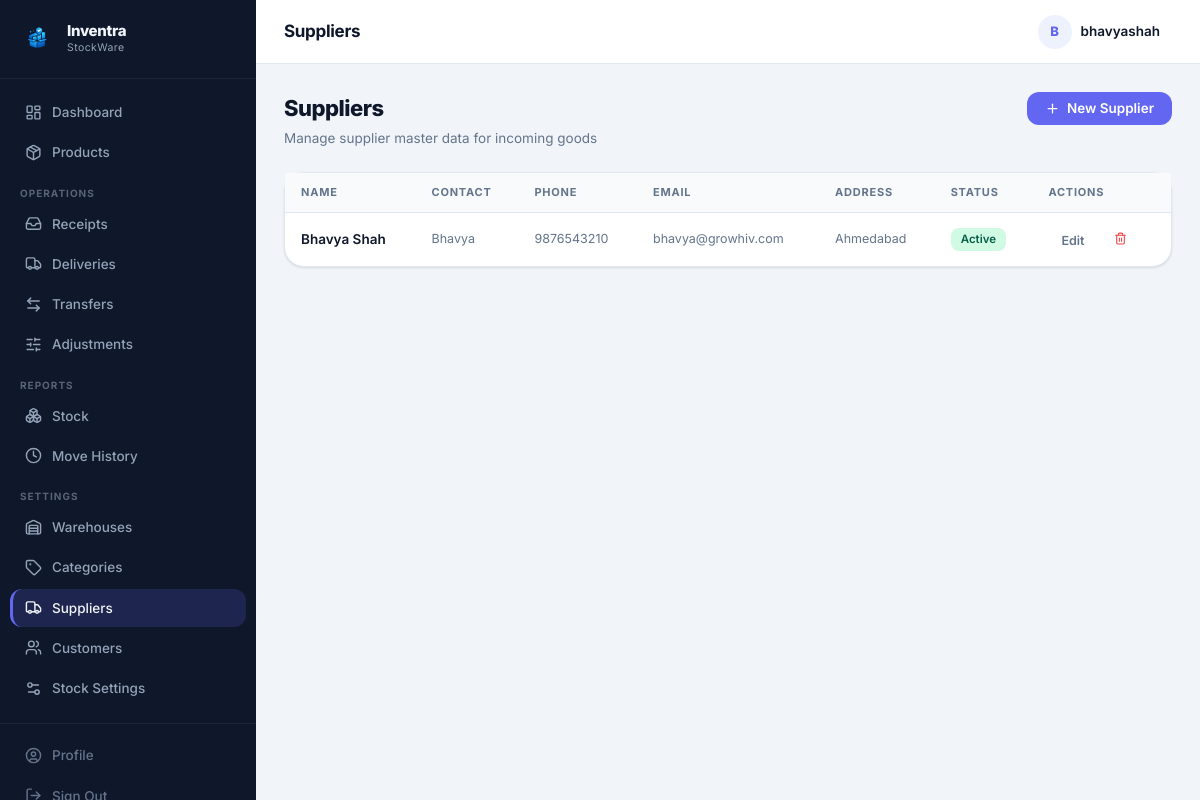
Page /suppliers.php (signed in) on the committed database.
### tables this page shows
CREATE TABLE suppliers (
            id             INTEGER PRIMARY KEY AUTOINCREMENT,
            name           TEXT NOT NULL,
            contact_person TEXT DEFAULT '',
            phone          TEXT DEFAULT '',
            email          TEXT DEFAULT '',
            address        TEXT DEFAULT '',
            active         INTEGER DEFAULT 1,
            created_at     DATETIME DEFAULT CURRENT_TIMESTAMP
        );

### includes/functions.php (called while the page is built, shortened)
<?php
function e(mixed $v): string
{
    return htmlspecialchars((string)$v, ENT_QUOTES | ENT_SUBSTITUTE, 'UTF-8');
}
function allSuppliers(bool $activeOnly = true): array
{
    $db = getDB();
    return $db->query("SELECT * FROM suppliers ORDER BY active DESC, name")->fetchAll();
}

### suppliers.php (the view, shortened to what this page needs)
<?php
require_once 'includes/functions.php';
$suppliers = allSuppliers(false);
include 'includes/header.php';
?>
<div class="page-header">
  <div class="page-header-text">
    <h1>Suppliers</h1>
    <p>Manage supplier master data for incoming goods</p>
  </div>
  <div class="page-header-actions">
    <button class="btn btn-primary" onclick="openModal('modal-create-supplier')">
      <i data-lucide="plus"></i> New Supplier
    </button>
  </div>
</div>
<div class="card">
  <div class="table-wrap">
    <table>
      <thead>
        <tr>
          <th>Name</th>
          <th>Contact</th>
          <th>Phone</th>
          <th>Email</th>
          <th>Address</th>
          <th>Status</th>
          <th>Actions</th>
        </tr>
      </thead>
      <tbody>
        <?php if (empty($suppliers)): ?>
        <tr><td colspan="7" class="text-secondary text-sm">No suppliers yet.</td></tr>
        <?php else: ?>
          <?php foreach ($suppliers as $s): ?>
          <tr>
            <td class="fw-600"><?= e($s['name']) ?></td>
            <td class="text-secondary text-sm"><?= e($s['contact_person'] ?: '—') ?></td>
            <td class="text-secondary text-sm"><?= e($s['phone'] ?: '—') ?></td>
            <td class="text-secondary text-sm"><?= e($s['email'] ?: '—') ?></td>
            <td class="text-secondary text-sm"><?= e($s['address'] ?: '—') ?></td>
            <td>
              <?= (int)$s['active'] === 1 ? '<span class="badge badge-green">Active</span>' : '<span class="badge badge-gray">Inactive</span>' ?>
            </td>
            <td>
              <button class="btn btn-ghost btn-sm" onclick="fillModal('modal-edit-supplier', {
                supplier_id: '<?= $s['id'] ?>',
                name: <?= json_encode($s['name']) ?>,
                contact_person: <?= json_encode($s['contact_person'] ?? '') ?>,
                phone: <?= json_encode($s['phone'] ?? '') ?>,
                email: <?= json_encode($s['email'] ?? '') ?>,
                address: <?= json_encode($s['address'] ?? '') ?>,
                active: '<?= (int)$s['active'] ?>'
              }); return false;">Edit</button>
              <?php if ((int)$s['active'] === 1): ?>
              <form method="POST" action="suppliers.php" style="display:inline;" onsubmit="return confirmDelete(this,'Deactivate supplier?')">
                <button type="submit" class="btn btn-ghost btn-sm" style="color:var(--danger);"><i data-lucide="trash-2"></i></button>
              </form>
              <?php endif; ?>
            </td>
          </tr>
          <?php endforeach; ?>
        <?php endif; ?>
      </tbody>
    </table>
  </div>
</div>
<?php include 'includes/footer.php'; ?>

### assets/css/style.css (style rules this page uses)
*, *::before, *::after { box-sizing: border-box; margin: 0; padding: 0; }
:root { --primary: #6366f1; --primary-hover: #4f46e5; --primary-light: #eef2ff; --primary-text: #4338ca; --bg: #f1f5f9; --card: #ffffff; --border: #e2e8f0; --text: #0f172a; --text-secondary: #64748b; --text-muted: #94a3b8; --success: #10b981; --success-light:#d1fae5; --success-text: #065f46; --warning: #f59e0b; --warning-light:#fef3c7; --warning-text: #92400e; --danger: #ef4444; --danger-light: #fee2e2; --danger-text: #991b1b; --info: #3b82f6; --info-light: #dbeafe; --info-text: #1e40af; --gray-light: #f8fafc; --sidebar-bg: #0f172a; --sidebar-hover: rgba(255,255,255,0.06); --sidebar-active: rgba(99,102,241,0.18); --sidebar-active-border:#6366f1; --sidebar-text: #94a3b8; --sidebar-text-active: #f1f5f9; --sidebar-width: 256px; --topbar-height: 64px; --r-xs: 6px; --r-sm: 8px; --r-md: 12px; --r-lg: 16px; --r-xl: 20px; --r-2xl: 24px; --r-3xl: 28px; --r-full:9999px; --shadow-xs: 0 1px 2px rgba(0,0,0,0.04); --shadow-sm: 0 1px 3px rgba(0,0,0,0.08), 0 1px 2px rgba(0,0,0,0.04); --shadow-md: 0 4px 8px rgba(0,0,0,0.06), 0 2px 4px rgba(0,0,0,0.04); --shadow-lg: 0 10px 24px rgba(0,0,0,0.08), 0 4px 8px rgba(0,0,0,0.04); --shadow-xl: 0 20px 48px rgba(0,0,0,0.12), 0 8px 16px rgba(0,0,0,0.06); }
html { scroll-behavior: smooth; }
body { font-family: 'Inter', -apple-system, BlinkMacSystemFont, 'Segoe UI', sans-serif; background: var(--bg); color: var(--text); line-height: 1.5; font-size: 14px; -webkit-font-smoothing: antialiased; -moz-osx-font-smoothing: grayscale; }
.card { background: var(--card); border-radius: var(--r-xl); border: 1px solid var(--border); box-shadow: var(--shadow-sm); }
.table-wrap { overflow-x: auto; border-radius: 0 0 var(--r-xl) var(--r-xl); }
table { width: 100%; border-collapse: collapse; }
thead th { text-align: left; padding: 11px 16px; font-size: 11px; font-weight: 700; text-transform: uppercase; letter-spacing: 0.07em; color: var(--text-secondary); background: #f8fafc; border-bottom: 1px solid var(--border); white-space: nowrap; }
tbody tr { border-bottom: 1px solid #f1f5f9; transition: background 0.1s; }
tbody tr:last-child { border-bottom: none; }
tbody td { padding: 13px 16px; font-size: 13.5px; color: var(--text); vertical-align: middle; }
.badge { display: inline-flex; align-items: center; gap: 5px; padding: 3px 10px; border-radius: var(--r-sm); font-size: 11.5px; font-weight: 600; line-height: 1.5; }
.badge-green { background: var(--success-light); color: var(--success-text); }
.btn { display: inline-flex; align-items: center; gap: 7px; padding: 9px 18px; border-radius: var(--r-md); font-size: 13.5px; font-weight: 600; cursor: pointer; border: none; text-decoration: none; transition: background 0.15s, box-shadow 0.15s, transform 0.1s; white-space: nowrap; font-family: inherit; line-height: 1; }
.btn svg { width: 15px; height: 15px; flex-shrink: 0; }
.btn-primary { background: var(--primary); color: white; }
.btn-ghost { background: transparent; color: var(--text-secondary); padding: 8px; border-radius: var(--r-md); }
.btn-sm { padding: 6px 13px; font-size: 12.5px; border-radius: var(--r-sm); }
.btn-sm svg { width: 13px; height: 13px; }
.page-header { display: flex; align-items: flex-start; justify-content: space-between; margin-bottom: 24px; flex-wrap: wrap; gap: 12px; }
.page-header-text h1 { font-size: 22px; font-weight: 800; color: var(--text); letter-spacing: -0.5px; }
.page-header-text p { font-size: 13.5px; color: var(--text-secondary); margin-top: 3px; }
.page-header-actions { display: flex; gap: 10px; align-items: center; }
.text-secondary { color: var(--text-secondary) !important; }
.text-sm { font-size: 12.5px !important; }
.fw-600 { font-weight: 600 !important; }

### rows in the picture
suppliers: name "Bhavya Shah", contact_person "Bhavya", phone "9876543210", email "bhavya@growhiv.com", address "Ahmedabad", active "Active"

### other values in the picture
$item['label'] "Dashboard"
$item['label'] "Products"
$item['section'] "OPERATIONS"
$item['label'] "Receipts"
$item['label'] "Deliveries"
$item['label'] "Transfers"
$item['label'] "Adjustments"
$item['section'] "REPORTS"
$item['label'] "Stock"
$item['label'] "Move History"
$item['section'] "SETTINGS"
$item['label'] "Warehouses"
$item['label'] "Categories"
$item['label'] "Suppliers"
$item['label'] "Customers"
